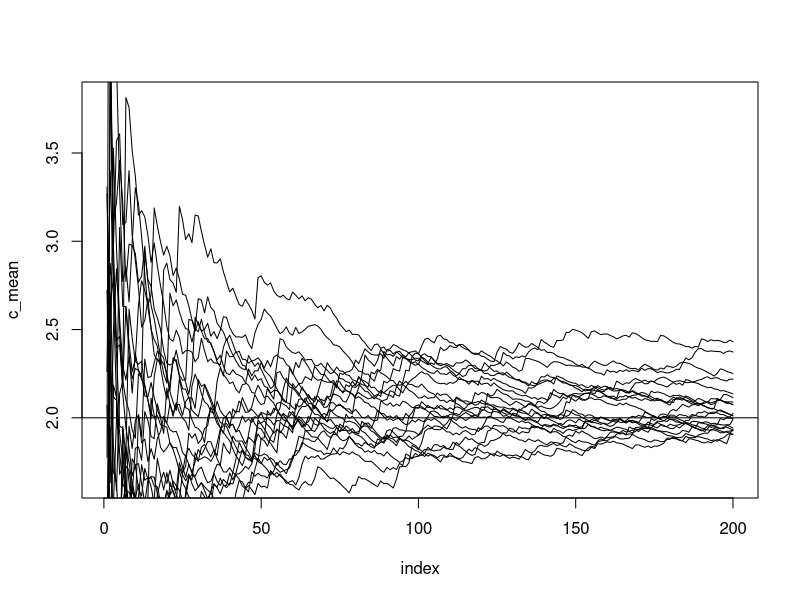

Generate this figure with R:
mean <- 1/0.5
n <- 200
X <- rexp(n, 0.5)
cum_sum <- cumsum(X)
index <- c(1:n)
c_mean = cum_sum / index

result <- data.frame(index, c_mean)
plot(result, type="l")
abline(h=mean)
for (i in 1:19){
  X <- rexp(n, 0.5)
  cum_sum <- cumsum(X)
  index = c(1:n)
  c_mean = cum_sum / index
  result2 <- data.frame(index, c_mean)
  lines(result2)
}